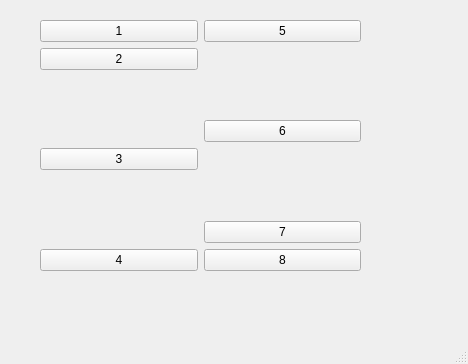
<?xml version="1.0" encoding="UTF-8"?>
<ui version="4.0">
 <class>MainWindow</class>
 <widget class="QMainWindow" name="MainWindow">
  <property name="geometry">
   <rect>
    <x>0</x>
    <y>0</y>
    <width>468</width>
    <height>364</height>
   </rect>
  </property>
  <property name="windowTitle">
   <string>MainWindow</string>
  </property>
  <widget class="QWidget" name="centralwidget">
   <widget class="QWidget" name="">
    <property name="geometry">
     <rect>
      <x>40</x>
      <y>20</y>
      <width>321</width>
      <height>251</height>
     </rect>
    </property>
    <layout class="QGridLayout" name="gridLayout">
     <item row="0" column="0">
      <widget class="QPushButton" name="pushButton">
       <property name="text">
        <string>1</string>
       </property>
      </widget>
     </item>
     <item row="0" column="1">
      <widget class="QPushButton" name="pushButton_4">
       <property name="text">
        <string>5</string>
       </property>
      </widget>
     </item>
     <item row="1" column="0">
      <widget class="QPushButton" name="pushButton_2">
       <property name="text">
        <string>2</string>
       </property>
      </widget>
     </item>
     <item row="1" column="1" rowspan="2">
      <widget class="QPushButton" name="pushButton_5">
       <property name="text">
        <string>6</string>
       </property>
      </widget>
     </item>
     <item row="2" column="0" rowspan="2">
      <widget class="QPushButton" name="pushButton_6">
       <property name="text">
        <string>3</string>
       </property>
      </widget>
     </item>
     <item row="3" column="1">
      <widget class="QPushButton" name="pushButton_7">
       <property name="text">
        <string>7</string>
       </property>
      </widget>
     </item>
     <item row="4" column="0">
      <widget class="QPushButton" name="pushButton_8">
       <property name="text">
        <string>4</string>
       </property>
      </widget>
     </item>
     <item row="4" column="1">
      <widget class="QPushButton" name="pushButton_3">
       <property name="text">
        <string>8</string>
       </property>
      </widget>
     </item>
    </layout>
   </widget>
  </widget>
  <widget class="QMenuBar" name="menubar">
   <property name="geometry">
    <rect>
     <x>0</x>
     <y>0</y>
     <width>468</width>
     <height>27</height>
    </rect>
   </property>
  </widget>
  <widget class="QStatusBar" name="statusbar"/>
 </widget>
 <resources/>
 <connections/>
</ui>
